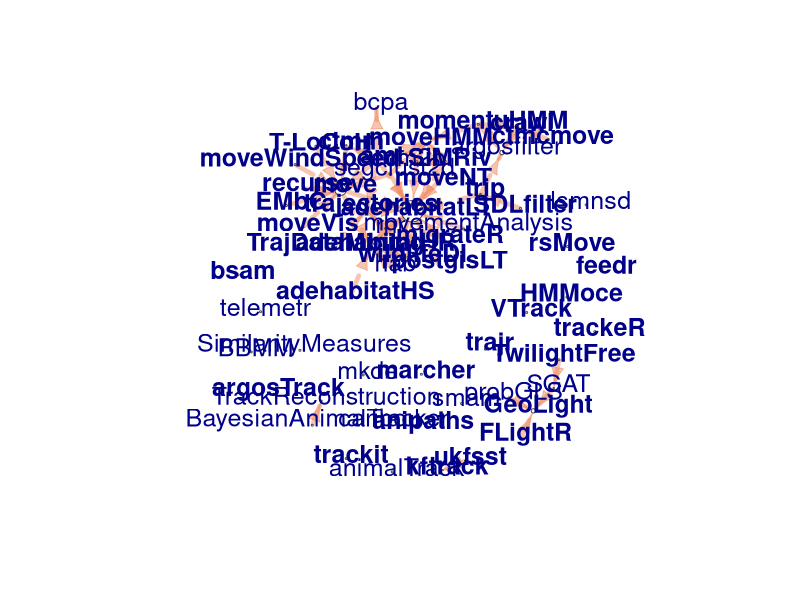

Here is the R script that generated this plot:
######### Packages network graph
library(ggplot2)
library(igraph)
library(scales)
library(Matrix)
library(ggplot2)
library(tidyverse)

# Loading the names of packages we include in the review
mov_pac <- read.csv("packages_paper.csv",stringsAsFactors = FALSE)

mov_pac[mov_pac == "SGAT/TripEstimation"] <- "SGAT"
mov_pac[mov_pac == "TwGeos/BAStag"] <- "TwGeos"
mov_pac[mov_pac == "ukfsst/kfsst"] <- "ukfsst"

# loading the import + suggest information for each package
imports <- read.csv("RmovePackages-ImportSuggest-20180830.csv",stringsAsFactors = FALSE)

# getting the names of all packages that participate here as a dependent or dependency (or suggestion)
packages <- unique(c(imports$Package,imports$Dependency))
imports$Dependency[which(imports$Dependency=="-")] <- NA

# accomodating everything as a matrix of counts
packages <- packages[-which(packages=='-')] # excluding packages with neither dependencies or suggestions
pack.id <- 1:length(packages)
table.counts <- as.data.frame.matrix(table(imports$Package,imports$Dependency)) # table of counts with rows as list of packages and columns the packages they depend on/suggest
# but we only want to account for tracking packages. 

# So in the end, we want a matrix of counts which would be square, with rows and columns of tracking packages. 
# Problem? Not all tracking packages are counted as dependencies or suggestions of other packages, so they are not in the columns
# We are going to add the missing ones first (with zeros) and then remove the columns that should not be there

new_col <- setdiff(t(mov_pac),colnames(table.counts))
zero_matrix <- matrix(0,ncol=length(new_col),nrow=dim(table.counts)[1])
row.names(zero_matrix) <- row.names(table.counts)
colnames(zero_matrix) <- new_col
table.counts <- cbind.data.frame(table.counts,zero_matrix)

ind.mov.row <- match(t(mov_pac),row.names(table.counts))
ind.mov.col <- match(t(mov_pac),colnames(table.counts))

table.counts <- table.counts[ind.mov.row,ind.mov.col]
# making sure that the order is right
col.names.df <- colnames(table.counts)
row.names.df <- row.names(table.counts)
table.counts <- table.counts[order(row.names.df,decreasing = FALSE),order(col.names.df,decreasing = FALSE)]

# Table with information of all packages from the survey
data <- read_csv("RmovementPackagesInformation-20190227.csv")
# only keeping columns that we will use
data <- data[,c("Package","Active")]

data$Package[data$Package == "SGAT/TripEstimation"] <- "SGAT"
data$Package[data$Package == "TwGeos/BAStag"] <- "TwGeos"
data$Package[data$Package == "ukfsst/kfsst"] <- "ukfsst"

ind.mov.cran <- match(t(mov_pac),data$Package)
data <- data[ind.mov.cran,]

table.mov <- t(table.counts) # transposing for plotting

num_sugg <- apply(table.mov,1,sum) # total number of dep/sugg

g.matrix <- graph.adjacency(t(as.matrix(table.mov)), weighted=TRUE, mode = "directed",diag = FALSE)
g <- simplify(g.matrix)

font_text <- rep(1,nrow(data))
font_text[data$Active == "Yes"] <- 2 # bold for active packages
color_back <- "white" #alpha("snow3",data$downloads/max(data$downloads))

# now, we want to make dashed and more transparent arrows for suggestion but darker and solid arrows for import
el <- as_edgelist(g)
edges_sugg <- data.frame(suggesting=V(g)[el[,1]]$name, 
                         suggested=V(g)[el[,2]]$name,type="suggestion")
edges_sugg$type <- as.character(edges_sugg$type)

imports <- read.csv("RmovePackages-Import-20180830.csv",stringsAsFactors = FALSE) # we need an only import file 
imports <- imports[imports$Package %in% mov_pac$V1,]
for (i in 1:nrow(edges_sugg)){
  ind <- (imports$Package %in% as.character(edges_sugg$suggesting[i])) + 
    (imports$Dependency %in% as.character(edges_sugg$suggested[i]))
  if (any(ind == 2))
  { edges_sugg$type[i] <- "dependency"
  }
}

line_type <- rep(2,length(E(g)))
line_type[edges_sugg$type == "dependency"] <- 1
line_color <- rep(alpha("#ef8a62",0.5),length(E(g)))
line_color[edges_sugg$type == "dependency"] <- alpha("#ef8a62",0.8)

# General options for plotting. 
V(g)$label.family <- "Helvetica"
V(g)$label <- V(g)$name
V(g)$degree <- degree(g)
layout1 <- layout.fruchterman.reingold(g)
V(g)$label.color <-  "darkblue"
V(g)$label.font <- font_text
V(g)$frame.color <- alpha("black",0.7) 
V(g)$label.cex <- 1.5 
V(g)$color <- color_back 
V(g)$size <- 40 * num_sugg/sum(num_sugg) 
egam <- 3
E(g)$width <- egam*1.5
E(g)$arrow.size <- egam/3
E(g)$lty <- line_type
E(g)$color <- line_color

# pdf('NetworkImportSuggestTrack.pdf',width = 18,height = 16)
plot(g, layout=layout1,vertex.label.dist=0.5)
# dev.off()
